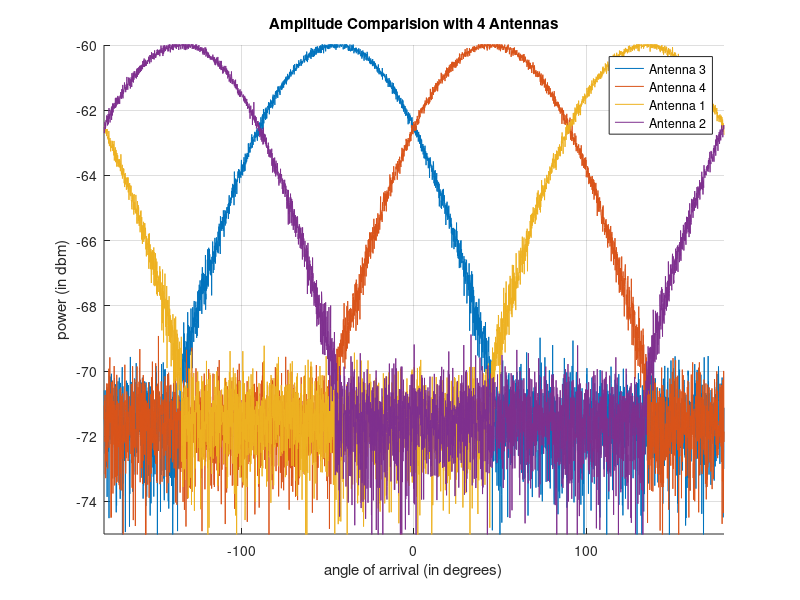
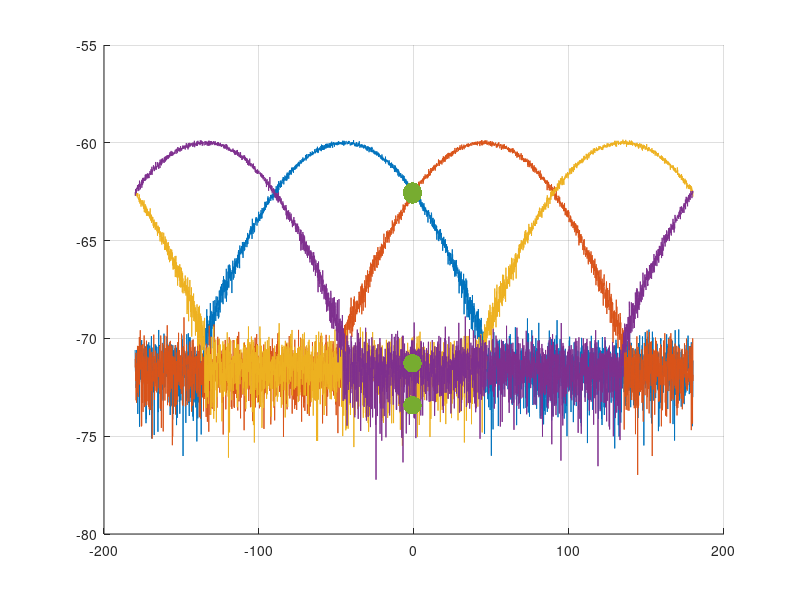

Here is the MATLAB script that generated these plots, in order: (Note: this script raises an error after producing the figures.)
clear all; close all; clc;

%% Block1:  User Input
Freq        = 12e9;
Sector      = (0.1:0.1:360)';
AmpNoise    = [0 0.015];
ConingAngle = 0;
TestAOA = randi(360)-180
Sens        = -72;

%% Block2:  Amplitude profile generation over 360deg Azimuth
N = length(Sector);
Alpha = 2.16;
Temp = gausswin(1800, Alpha);

Lvl = 0.07;
AmpMat(:,1) = [Lvl.*ones(450,1); Temp; Lvl*ones(1350,1)];
AmpMat(:,2) = [Lvl.*ones(1350,1); Temp; Lvl*ones(450,1)];
AmpMat(:,3) = [Temp(1351:end,1); Lvl*ones(1800,1); Temp(1:1350,1)];
AmpMat(:,4) = [Temp(451:end,1); Lvl.*ones(1800,1); Temp(1:450,:)];
NoiseMat = AmpNoise(1) + AmpNoise(2).*randn(N,4);

AmpMat_true = 10*log10(AmpMat);
AmpMat_noisy = 10*log10(AmpMat + NoiseMat);
NoiseMat_dB = AmpMat_noisy - AmpMat_true;

CDFMat_true_0dBmRef = [(Sector-180) AmpMat_true];
CDFMat_true = [(Sector-180) (-60+AmpMat_true)];
CDFMat_noisy = [(Sector-180) (-60+AmpMat_noisy)];
Ref =(TestAOA*10)+1800;

Test_Powers = CDFMat_noisy(Ref,2:5);

i=1;
for c=1:4%traverse through 4 columns (4 antennas)
   Test_Power = Test_Powers(c);
   if Test_Power ~= min(Test_Powers)
       ThreeAntennas(i)=c;
       i=i+1;
   else
       op1 = sprintf('Eliminating antenna %d ',c);
   end
end
CDFMat_noisy(:,6) = CDFMat_noisy(:,(ThreeAntennas(1)+1))-CDFMat_noisy(:,(ThreeAntennas(2)+1));
CDFMat_noisy(:,7) = CDFMat_noisy(:,(ThreeAntennas(1)+1))-CDFMat_noisy(:,(ThreeAntennas(3)+1));
CDFMat_noisy(:,8) = CDFMat_noisy(:,(ThreeAntennas(2)+1))-CDFMat_noisy(:,(ThreeAntennas(3)+1));

r1 = Test_Powers((ThreeAntennas(1))) - Test_Powers((ThreeAntennas(2)));
r2 = Test_Powers((ThreeAntennas(1))) - Test_Powers((ThreeAntennas(3)));
r3 = Test_Powers((ThreeAntennas(2))) - Test_Powers((ThreeAntennas(3)));

if (r1>0) && (r2>0)
    ClosestAntenna = ThreeAntennas(1);
    if r3>0
        SecondClosestAntenna = ThreeAntennas(2);
    else
        SecondClosestAntenna = ThreeAntennas(3);
    end
elseif (r3>0)
    ClosestAntenna = ThreeAntennas(2);
    if r2>0
        SecondClosestAntenna = ThreeAntennas(1);
    else
        SecondClosestAntenna = ThreeAntennas(3);
    end
else
    ClosestAntenna = ThreeAntennas(3);
    if r2>0
        SecondClosestAntenna = ThreeAntennas(1);
    else
        SecondClosestAntenna = ThreeAntennas(2);
    end
end

%%
AOAVect = CDFMat_noisy(:,1);

figure
hold on;
plot(AOAVect,CDFMat_noisy(:,2:5));
xlabel('angle of arrival (in degrees)');
ylabel('power (in dbm)');
title('Amplitude Comparision with 4 Antennas');
legend('Antenna 3','Antenna 4','Antenna 1','Antenna 2');
axis([-180 180 -75 -60]);
grid on;

figure
hold on;
plot(AOAVect,CDFMat_noisy(:,2:5));
plot(TestAOA*ones(1,4), CDFMat_noisy(Ref,2:5), '.', 'linewidth', 2, 'markersize', 40); grid on; hold on; datacursormode on;
xlabel('angle of arrival (in degrees)');
ylabel('power (in dbm)');
title('Amplitude Comparision with 4 Antennas');
legend('Antenna 1','Antenna 2','Antenna 3','Antenna 4','Powers');
axis([-180 180 -75 -60]);
grid on;

%% Estimating AOA

Max_power = max([Test_Powers]);
y=CDFMat_noisy(:,ClosestAntenna+1);
% index=find(y == Max_power);
 index=find((y >= (Max_power-0.008)) & (y<=(Max_power+0.008)));
%To identify the exact angle
EstimatedRefs=(index);
min_dif = Max_power - CDFMat_noisy(EstimatedRefs(1),ClosestAntenna+1);
EstimatedRef = EstimatedRefs(1);
for j = 2:length(EstimatedRefs)
    if Max_power - CDFMat_noisy(EstimatedRefs(j),ClosestAntenna+1) < min_dif
        min_dif = Max_power - CDFMat_noisy(EstimatedRefs(j),ClosestAntenna+1);
        EstimatedRef = EstimatedRefs(j);
    end
end
 EstimatedAOA = (EstimatedRef - 1800)/10

if ClosestAntenna == 4 & EstimatedAOA > 100
    EstimatedAOA = 0 - EstimatedAOA
end
